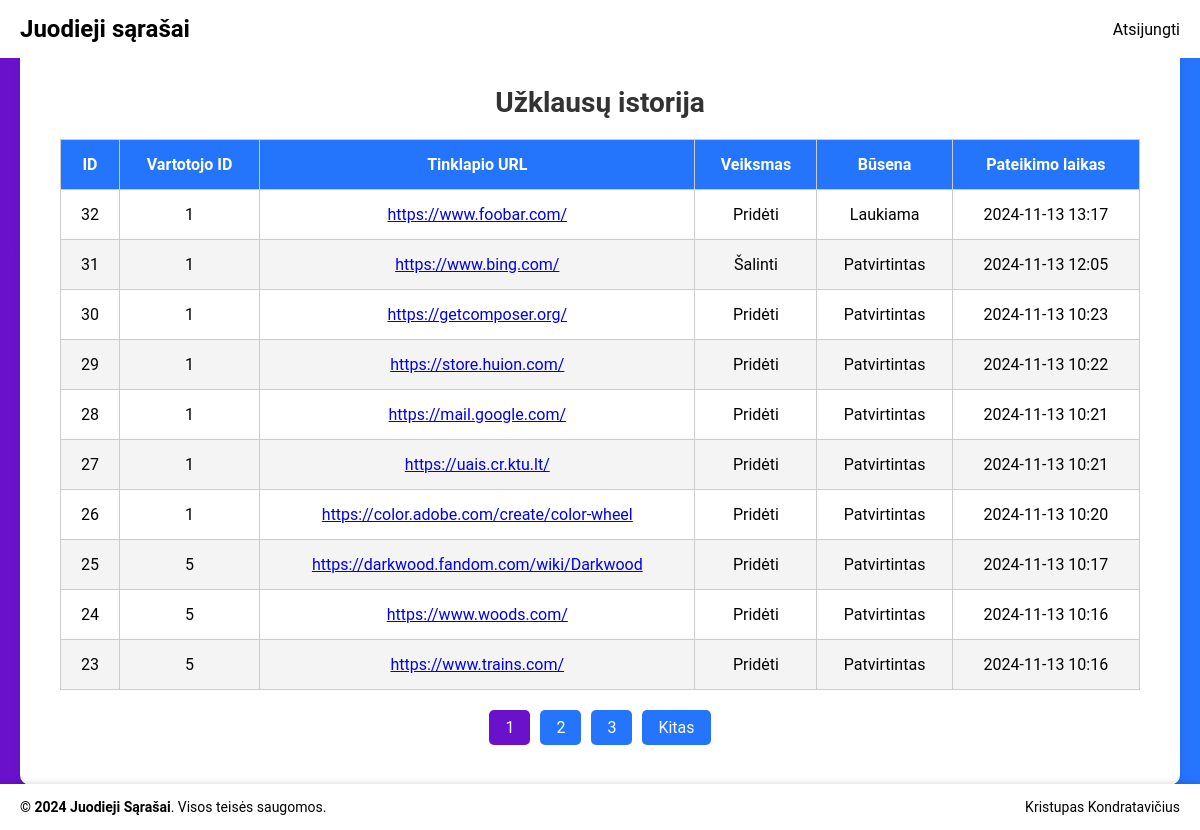
The app's page /pages/request_history.php (signed in) with its own data.
### tables this page shows
CREATE TABLE `requests` (
  `id` int NOT NULL,
  `user_id` int DEFAULT NULL,
  `website_id` int DEFAULT NULL,
  `action` enum('add','remove') DEFAULT NULL,
  `status` enum('pending','approved','rejected') DEFAULT 'pending',
  `created_at` timestamp NULL DEFAULT CURRENT_TIMESTAMP
);

CREATE TABLE `websites` (
  `id` int NOT NULL,
  `url` varchar(255) NOT NULL,
  `is_blacklisted` tinyint(1) DEFAULT '0'
);

### pages/request_history.php (the view, shortened to what this page needs)
<?php
include '../includes/db_connection.php';
$limit = 10;
$page = isset($_GET['page']) ? (int)$_GET['page'] : 1;
$offset = ($page - 1) * $limit;
$sql = "SELECT r.id, r.user_id, r.website_id, r.action, r.status, r.created_at, w.url
        FROM requests r
        JOIN websites w ON r.website_id = w.id
        ORDER BY r.created_at DESC
        LIMIT $limit OFFSET $offset";
$result = $conn->query($sql);
$total_sql = "SELECT COUNT(*) FROM requests";
$total_result = $conn->query($total_sql);
$total_row = $total_result->fetch_row();
$total_requests = $total_row[0];
$total_pages = ceil($total_requests / $limit);
?>
<!DOCTYPE html>
<html lang="lt">
<head>
    <link rel="stylesheet" href="../assets/css/style.css">
    <link rel="stylesheet" href="../assets/css/navbar.css">
</head>
<body id="request-history-page">
    <?php include '../includes/navbar.php'; ?>
    <div class="main-container">
        <div class="main-box">
            <h2>Užklausų istorija</h2>
            <table class="website-table">
                <thead>
                    <tr>
                        <th>ID</th>
                        <th>Vartotojo ID</th>
                        <th>Tinklapio URL</th>
                        <th>Veiksmas</th>
                        <th>Būsena</th>
                        <th>Pateikimo laikas</th>
                    </tr>
                </thead>
                <tbody>
                    <?php
                    if ($result->num_rows > 0) {
                        while ($row = $result->fetch_assoc()) {
                            echo "<tr>";
                            echo "<td>" . $row['id'] . "</td>";
                            echo "<td>" . $row['user_id'] . "</td>";
                            echo "<td><a href='https://" . $row['url'] . "' target='_blank'>" . $row['url'] . "</a></td>";
                            echo "<td>" . (ucfirst($row['action']) == "Add" ? "Pridėti" : "Šalinti") . "</td>";
                            echo "<td>" . (ucfirst($row['status']) == "Approved" ? "Patvirtintas" : (ucfirst($row['status']) == "Pending" ? "Laukiama" : "Atmestas")) . "</td>";
                            echo "<td>" . date('Y-m-d H:i', strtotime($row['created_at'])) . "</td>";
                            echo "</tr>";
                        }
                    } else {
                        echo "<tr><td colspan='6'>Jokių užklausų nerasta.</td></tr>";
                    }
                    ?>
                </tbody>
            </table>
            <div class="pagination">
                <?php for ($i = 1; $i <= $total_pages; $i++): ?>
                    <a href="request_history.php?page=<?php echo $i; ?>" class="page-link <?php if ($i == $page) echo 'active'; ?>"><?php echo $i; ?></a>
                <?php endfor; ?>
                <?php if ($page < $total_pages): ?>
                    <a href="request_history.php?page=<?php echo $page + 1; ?>" class="page-link">Kitas</a>
                <?php endif; ?>
            </div>
        </div>
    </div>
    <?php include '../includes/footer.php'; ?>
</body>
</html>

### assets/css/style.css (style rules this page uses)
* { margin: 0; padding: 0; box-sizing: border-box; }
body { font-family: 'Roboto', sans-serif; background: linear-gradient(to right, #6a11cb, #2575fc); display: flex; justify-content: center; align-items: center; height: 100vh; overflow: hidden; }
.register-container, .main-container { width: 100%; display: flex; justify-content: center; align-items: center; }
.register-box, .main-box { background-color: #fff; padding: 40px; border-radius: 10px; box-shadow: 0 4px 6px rgba(0, 0, 0, 0.1); width: 400px; text-align: center; }
.register-box h2, .main-box h2 { margin-bottom: 20px; color: #333; font-size: 28px; }
.website-table { width: 100%; border-collapse: collapse; margin-top: 20px; }
.website-table th, .website-table td { padding: 12px; text-align: center; border: 1px solid #ccc; }
.website-table th { background-color: #2575fc; color: #fff; }
.website-table tr:nth-child(even) { background-color: #f4f4f4; }
#request-history-page .main-container { width: 100%; margin: 20px auto; padding: 0 20px; }
#request-history-page .main-box { background-color: #fff; padding: 40px; border-radius: 10px; box-shadow: 0 4px 6px rgba(0, 0, 0, 0.1); width: 100%; box-sizing: border-box; overflow-x: auto; }
#request-history-page .website-table { width: 100%; border-collapse: collapse; margin-top: 20px; table-layout: auto; }
#request-history-page .website-table th, #request-history-page .website-table td { padding: 15px; text-align: center; border: 1px solid #ccc; word-wrap: break-word; }
#request-history-page .website-table th { background-color: #2575fc; color: #fff; }
#request-history-page .website-table tr:nth-child(even) { background-color: #f4f4f4; }
#request-history-page .pagination { display: flex; justify-content: center; margin-top: 20px; }
#request-history-page .page-link { padding: 8px 16px; margin: 0 5px; background-color: #2575fc; color: white; text-decoration: none; border-radius: 5px; font-size: 16px; }
#request-history-page .page-link.active { background-color: #6a11cb; }
.main-container { width: 100%; margin: 20px auto; padding: 0 20px; }
.main-box { background-color: #fff; padding: 40px; border-radius: 10px; box-shadow: 0 4px 6px rgba(0, 0, 0, 0.1); width: 100%; box-sizing: border-box; overflow-x: auto; }
.website-table { width: 100%; border-collapse: collapse; margin-top: 20px; table-layout: auto; }
.website-table th, .website-table td { padding: 15px; text-align: center; border: 1px solid #ccc; word-wrap: break-word; }
.pagination { display: flex; justify-content: center; margin-top: 20px; }
.page-link { padding: 8px 16px; margin: 0 5px; background-color: #2575fc; color: white; text-decoration: none; border-radius: 5px; font-size: 16px; }
.page-link.active { background-color: #6a11cb; }
#request-history-page .main-container { padding: 0 20px; }
#request-history-page .main-box { padding: 40px; }
#request-history-page .pagination { margin-top: 20px; }
.main-box { padding: 40px; }
.main-container { padding: 1rem; }
.main-box { padding: 1rem; }
.pagination { margin-top: 20px; }
.pagination a { padding: 8px 16px; margin: 0 5px; background-color: #2575fc; color: white; text-decoration: none; border-radius: 5px; font-size: 16px; }
.pagination a.active { background-color: #6a11cb; }

### assets/css/navbar.css (style rules this page uses)
body { margin-top: 15px; }
body { margin-bottom: 15px; }

### records on screen
requests: id "32", user "1", website.url "https://www.foobar.com/", action "Pridėti", status "Laukiama", created_at "2024-11-13 13:17"
requests: id "31", user "1", website.url "https://www.bing.com/", action "Šalinti", status "Patvirtintas", created_at "2024-11-13 12:05"
requests: id "30", user "1", website.url "https://getcomposer.org/", action "Pridėti", status "Patvirtintas", created_at "2024-11-13 10:23"
requests: id "29", user "1", website.url "https://store.huion.com/", action "Pridėti", status "Patvirtintas", created_at "2024-11-13 10:22"
requests: id "28", user "1", website.url "https://mail.google.com/", action "Pridėti", status "Patvirtintas", created_at "2024-11-13 10:21"
requests: id "27", user "1", website.url "https://uais.cr.ktu.lt/", action "Pridėti", status "Patvirtintas", created_at "2024-11-13 10:21"
requests: id "26", user "1", website.url "https://color.adobe.com/create/color-wheel", action "Pridėti", status "Patvirtintas", created_at "2024-11-13 10:20"
requests: id "25", user "5", website.url "https://darkwood.fandom.com/wiki/Darkwood", action "Pridėti", status "Patvirtintas", created_at "2024-11-13 10:17"
requests: id "24", user "5", website.url "https://www.woods.com/", action "Pridėti", status "Patvirtintas", created_at "2024-11-13 10:16"
requests: id "23", user "5", website.url "https://www.trains.com/", action "Pridėti", status "Patvirtintas", created_at "2024-11-13 10:16"
